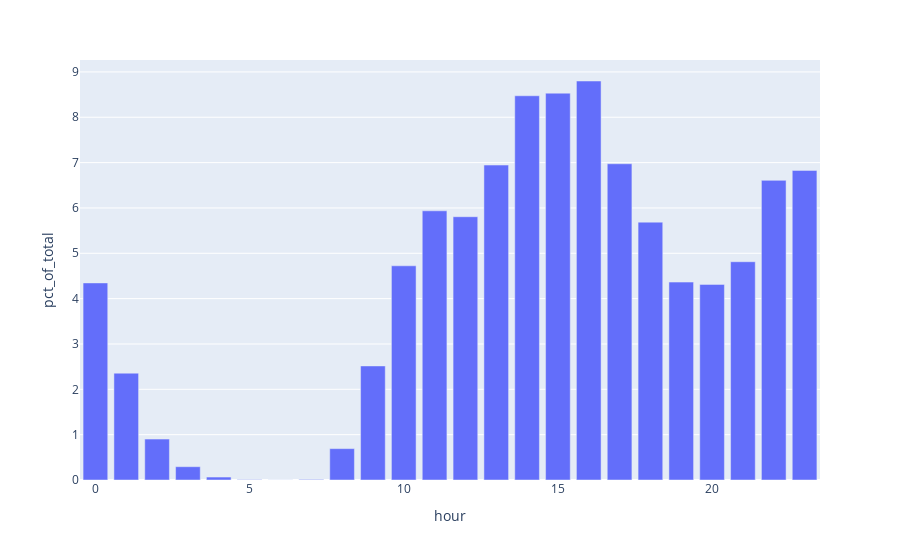

Notebook code cell kept with this figure:
### Markdown cell above
Using Plotly to create both interactive (.html) and static (.png) hourly keypress charts:

### Code cell
px_keypresses_by_hour = px.bar(df_hourly_pivot, x = 'hour', y = 'pct_of_total')
px_keypresses_by_hour.write_html(r'graphs\px_keypresses_by_hour.html')
px_keypresses_by_hour

### Figure 1 — Plotly figure (JSON) as saved in the notebook; plotly's stock layout.template omitted (floating-point values rounded to 4 significant figures)
{"data": [{"alignmentgroup": "True", "hovertemplate": "hour=%{x}<br>pct_of_total=%{y}<extra></extra>", "legendgroup": "", "marker": {"color": "#636efa", "pattern": {"shape": ""}}, "name": "", "offsetgroup": "", "orientation": "v", "showlegend": false, "textposition": "auto", "type": "bar", "x": [0, 1, 2, 3, 4, 5, 6, 7, 8, 9, 10, 11, 12, 13, 14, 15, 16, 17, 18, 19, 20, 21, 22, 23], "xaxis": "x", "y": [4.347, 2.356, 0.9022, 0.2934, 0.06529, 0.007886, 0.001503, 0.01244, 0.6918, 2.516, 4.724, 5.937, 5.806, 6.946, 8.474, 8.531, 8.8, 6.974, 5.687, 4.365, 4.314, 4.814, 6.608, 6.828], "yaxis": "y"}], "layout": {"barmode": "relative", "legend": {"tracegroupgap": 0}, "margin": {"t": 60}, "xaxis": {"anchor": "y", "domain": [0, 1], "title": {"text": "hour"}}, "yaxis": {"anchor": "x", "domain": [0, 1], "title": {"text": "pct_of_total"}}}}
